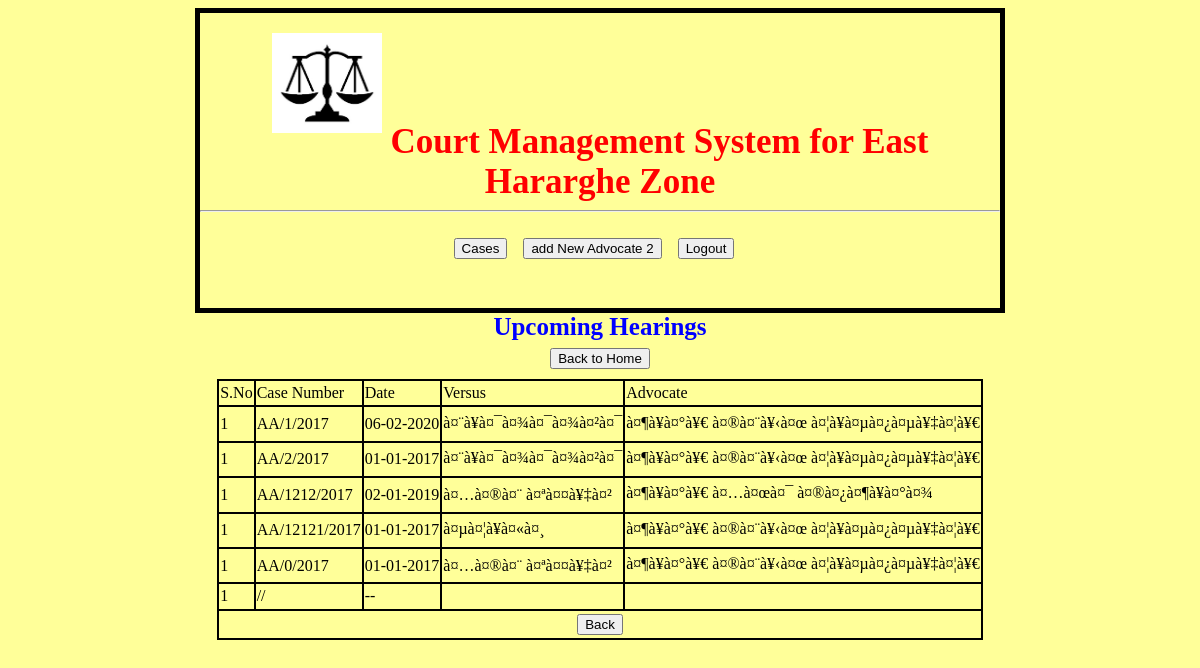
The app's page /view_by_upcoming_hearing.php (signed in) with its own data.
### tables this page shows
CREATE TABLE IF NOT EXISTS `cases` (
  `case_year` varchar(100) NOT NULL,
  `case_type` varchar(100) NOT NULL,
  `case_number` varchar(30) NOT NULL,
  `yachikakarta_name` varchar(1000) NOT NULL,
  `versus` varchar(1000) NOT NULL,
  `adhivakta_name` varchar(1000) NOT NULL,
  `adhikari_name` varchar(1000) NOT NULL,
  `prakran_stithi` varchar(10000) NOT NULL,
  `latest_prakran_date` varchar(100) NOT NULL,
  `javabdawa_date` varchar(20) NOT NULL,
  `anya_jankari` varchar(100) NOT NULL,
  `case_status` varchar(100) NOT NULL,
  `nirnay_date` varchar(100) NOT NULL,
  `favour` varchar(100) NOT NULL,
  `compliance_period` int(100) NOT NULL,
  `compliance_from_date` varchar(100) NOT NULL,
  `compliance_against_dept` varchar(1000) NOT NULL,
  `appeal` varchar(100) NOT NULL,
  PRIMARY KEY (`case_number`)
);

### view_by_upcoming_hearing.php (the view, shortened to what this page needs)
<?php 	session_start();
		include('serverconfig.php');
$date = date("d-m-Y");
$query1 = "select * from cases where latest_prakran_date > $date";
$result1 = mysqli_query($conn,$query1);
$num_of_rows = mysqli_num_rows($result1);
if($num_of_rows>0){
		while($row = mysqli_fetch_array($result1)){
			$temp_array[]=$row;
		}
}
else{
	$msg= "No Message Found";
}
?>
<?php include 'header.php' ?>
   <div style="color:blue; margin-bottom:10px; font-size:25px;"> <b>Upcoming Hearings</b> <br>
		<input type="button" onclick="window.location='cases_page.php'" value="Back to Home">
	</div>
	<table style=" border: 2px solid black;">
		<tr  style=" border: 2px solid black;">
			<td>S.No</td>
			<td >Case Number</td>
			<td>Date</td>
			<td>Versus</td>
			<td>Advocate</td>
		</tr>
<?php
$j=0;$sno=1;
		for($j=0;$j<$num_of_rows;$j++){
			$row = $temp_array[$j];
					$case_num = $row['case_number'];
					$date1= $row['latest_prakran_date'];
					$versus=$row['versus'];
					$advocate = $row['adhivakta_name'];
		?>
		<tr><td><?php echo $sno; ?></td>
			<td><?php echo $case_num;?></td>
			<td><?php echo $date1;?></td>
			<td><?php echo $versus;?></td>
			<td><?php echo $advocate;?></td>
		</tr>
		<?php } ?>
		<tr>
			<td colspan="6"><center><form><input type="button" value="Back" onclick="window.location='view_by.php'"></center>
			</td>
		</tr>
	</table>
	</body>
	</html>

### header.php (shortened to what this page needs)
<!DOCTYPE html>
<html>
<head>
<link rel="stylesheet" type="text/css" href="view.css" />
</head>
<body style="background-color:#ffff99;">
<center>
<div style="border:5px solid black; width:800px; height:295px;" >
	<center>
		<div Style="font-size:35px; margin-top:20px; color:red;">
			<b>	<img src="law.png" alt="logo" style="width:110px; height:100px; margin-bottom:20px;">
   Court Management System for East Hararghe Zone</b>
		</div>
   	</center>
	<hr><br>
 <div>
   <input type="button"   onclick="location.href='cases_page.php';" value="Cases"/>&nbsp &nbsp
   <input type="button"   onclick="location.href='add_new_advocate1.php';" value="add New Advocate 2"/>&nbsp &nbsp
   <input type="button"   onclick="location.href='logout.php';" value="Logout"/>&nbsp &nbsp
  </div></div>
   </body >

### header.php (style rules this page uses)
table { border-collapse: collapse; }
td { padding-top: .2em; padding-bottom: .2em; border: 2px solid black;" }

### records on screen
cases: case_number "AA/1/2017", latest_prakran_date "06-02-2020", versus "à¤¨à¥à¤¯à¤¾à¤¯à¤¾à¤²à¤¯", adhivakta_name "à¤¶à¥à¤°à¥€ à¤®à¤¨à¥‹à¤œ à¤¦à¥à¤µà¤¿à¤µà¥‡à¤¦à¥€"
cases: case_number "AA/2/2017", latest_prakran_date "01-01-2017", versus "à¤¨à¥à¤¯à¤¾à¤¯à¤¾à¤²à¤¯", adhivakta_name "à¤¶à¥à¤°à¥€ à¤®à¤¨à¥‹à¤œ à¤¦à¥à¤µà¤¿à¤µà¥‡à¤¦à¥€"
cases: case_number "AA/1212/2017", latest_prakran_date "02-01-2019", versus "à¤…à¤®à¤¨ à¤ªà¤¤à¥‡à¤²", adhivakta_name "à¤¶à¥à¤°à¥€ à¤…à¤œà¤¯ à¤®à¤¿à¤¶à¥à¤°à¤¾"
cases: case_number "AA/12121/2017", latest_prakran_date "01-01-2017", versus "à¤µà¤¦à¥à¤«à¤¸", adhivakta_name "à¤¶à¥à¤°à¥€ à¤®à¤¨à¥‹à¤œ à¤¦à¥à¤µà¤¿à¤µà¥‡à¤¦à¥€"
cases: case_number "AA/0/2017", latest_prakran_date "01-01-2017", versus "à¤…à¤®à¤¨ à¤ªà¤¤à¥‡à¤²", adhivakta_name "à¤¶à¥à¤°à¥€ à¤®à¤¨à¥‹à¤œ à¤¦à¥à¤µà¤¿à¤µà¥‡à¤¦à¥€"
cases: case_number "//", latest_prakran_date "--"
